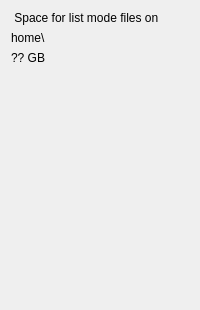
          <widget class="QWidget" name="statusSpaceTab">
           <attribute name="title">
            <string>Disk space</string>
           </attribute>
           <layout class="QGridLayout" name="gridLayout_18">
            <item row="0" column="0">
             <layout class="QVBoxLayout" name="verticalLayout_4">
              <item>
               <widget class="QLabel" name="label_2">
                <property name="text">
                 <string> Space for list mode files on </string>
                </property>
               </widget>
              </item>
              <item>
               <widget class="QLabel" name="listModeFileDir">
                <property name="whatsThis">
                 <string notr="true"/>
                </property>
                <property name="accessibleName">
                 <string notr="true"/>
                </property>
                <property name="accessibleDescription">
                 <string notr="true"/>
                </property>
                <property name="text">
                 <string>home\</string>
                </property>
                <property name="textFormat">
                 <enum>Qt::PlainText</enum>
                </property>
               </widget>
              </item>
              <item>
               <widget class="QLabel" name="listModeFileDirSpace">
                <property name="text">
                 <string>?? GB</string>
                </property>
               </widget>
              </item>
             </layout>
            </item>
            <item row="1" column="0">
             <spacer name="verticalSpacer_4">
              <property name="orientation">
               <enum>Qt::Vertical</enum>
              </property>
              <property name="sizeHint" stdset="0">
               <size>
                <width>20</width>
                <height>234</height>
               </size>
              </property>
             </spacer>
            </item>
           </layout>
          </widget>
